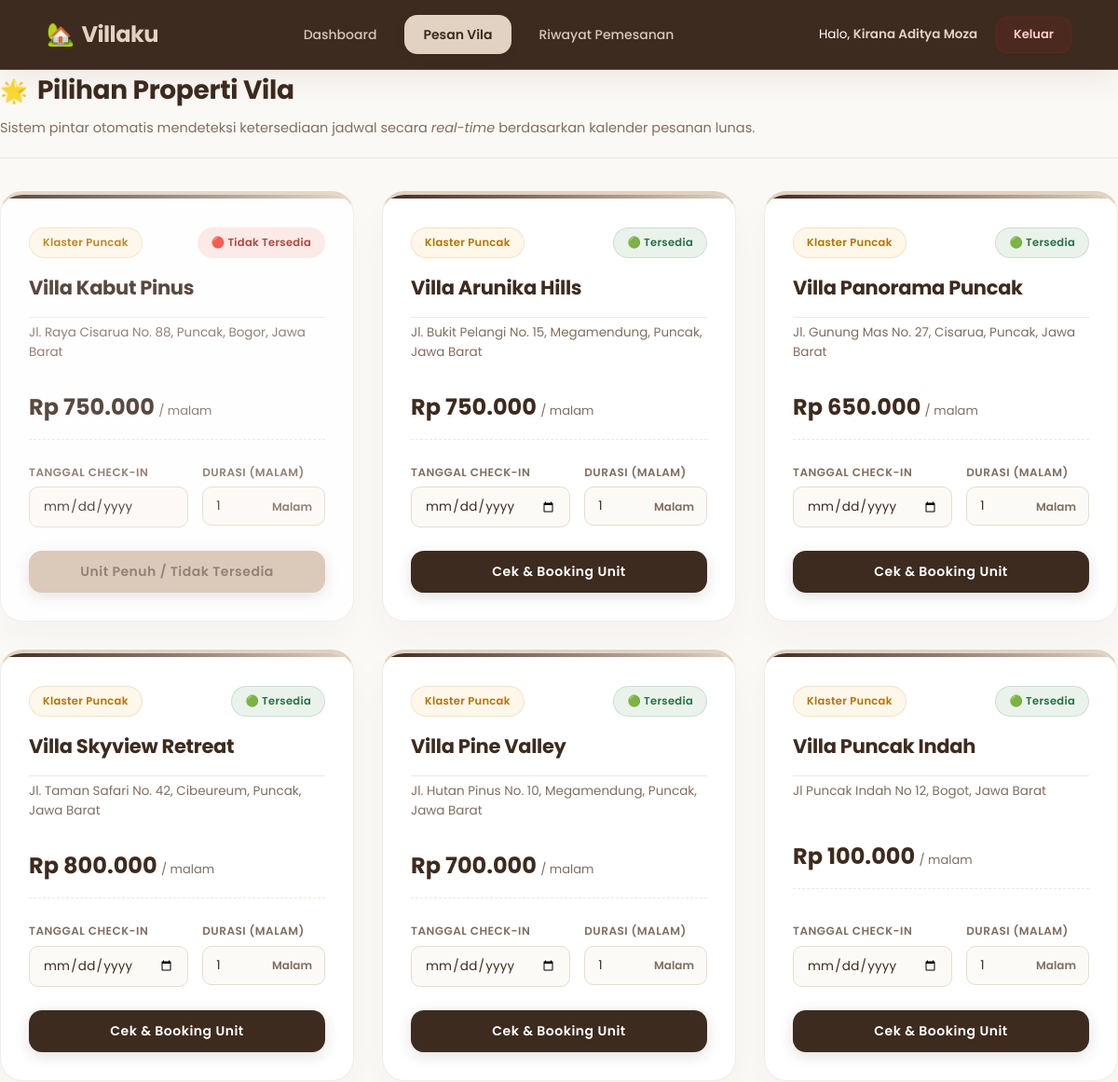
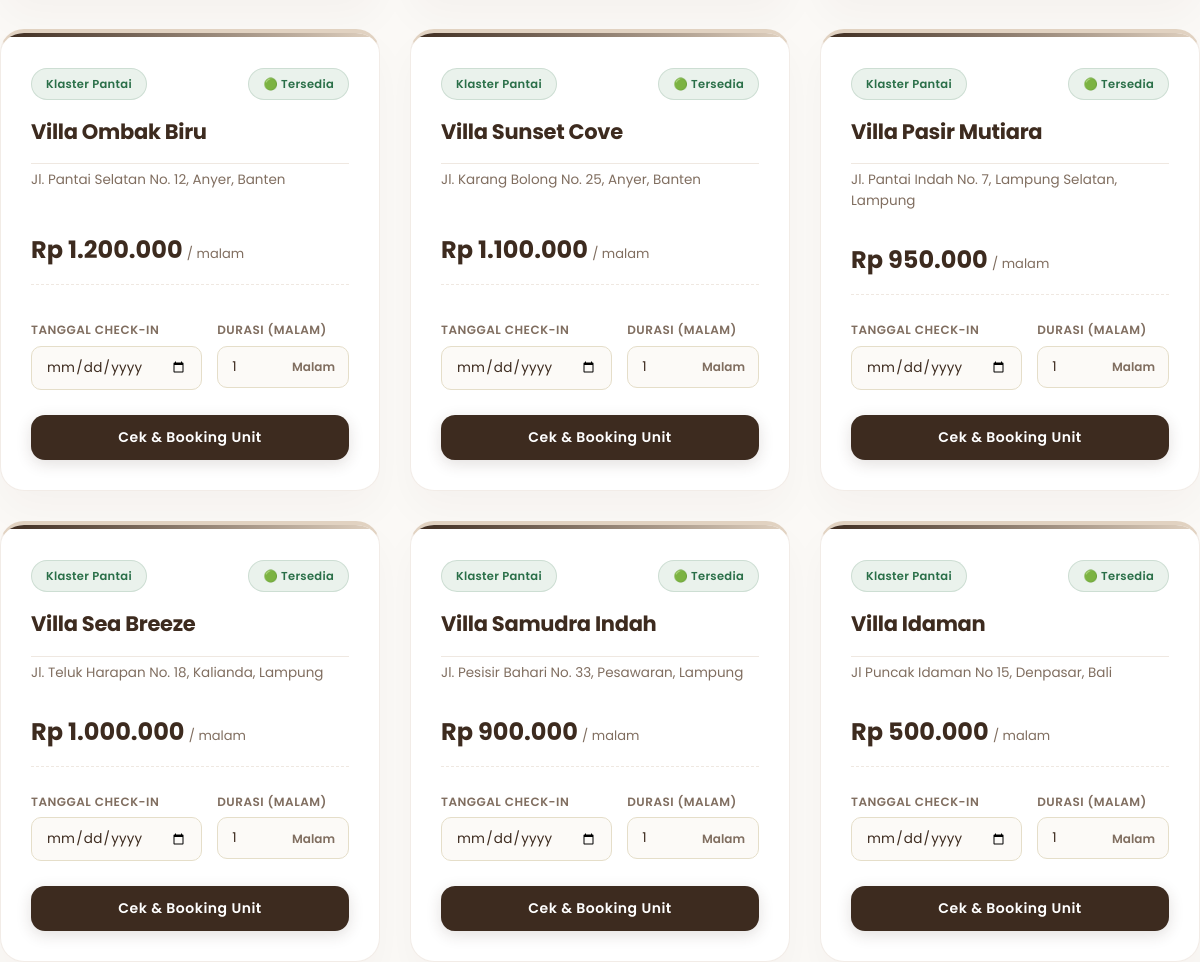
Page /customer_villa.php (signed in) on the committed database (2 pictures, top to bottom).
### tables this page shows
CREATE TABLE `vila` (
  `id_vila` varchar(5) NOT NULL,
  `nama_vila` varchar(100) NOT NULL,
  `alamat` text NOT NULL,
  `klaster` enum('Puncak','Pantai') NOT NULL,
  `harga_per_malam` decimal(10,2) NOT NULL,
  `status` enum('Tersedia','Tidak Tersedia') DEFAULT 'Tersedia',
  PRIMARY KEY (`id_vila`)
);

### customer_villa.php (the view, shortened to what this page needs)
<?php
require_once 'config.php';
$villas = $pdo->query("SELECT * FROM vila ORDER BY klaster ASC, id_vila ASC")->fetchAll();
?>
<!DOCTYPE html>
<html lang="id">
<head>
    <link rel="stylesheet" href="style.css">
</head>
<body class="customer-body">
    <?php include 'customer_navbar.php'; ?>
    <div class="luxury-container animate-fade-up">
        <div class="section-title-premium">
            <div class="title-heading-zone">
                <span class="title-icon">🌟</span>
                <h2>Pilihan Properti Vila</h2>
            </div>
            <p>Sistem pintar otomatis mendeteksi ketersediaan jadwal secara <i>real-time</i> berdasarkan kalender pesanan lunas.</p>
        </div>
        <div class="grid-luxury-catalog">
            <?php foreach ($villas as $v):
                $badge_class = (strtolower($v['klaster']) == 'pantai') ? 'badge-success' : 'badge-warning';
                $is_tersedia = (strtolower($v['status']) == 'tersedia');
            ?>
                <div class="card villa-booking-card" style="opacity: <?= $is_tersedia ? '1' : '0.85' ?>;">
                    <div class="card-accent-line"></div>
                    <div class="villa-booking-header">
                        <div style="display: flex; justify-content: space-between; align-items: center; width: 100%;">
                            <span class="badge <?= $badge_class ?>">Klaster <?= htmlspecialchars($v['klaster']); ?></span>
                            <?php if ($is_tersedia): ?>
                                <span class="badge badge-success" style="font-size: 11px; padding: 4px 10px;">🟢 Tersedia</span>
                            <?php else: ?>
                                <span class="badge badge-danger" style="font-size: 11px; padding: 4px 10px; background: #FCE8E6; color: #A6261D;">🔴 <?= htmlspecialchars($v['status']); ?></span>
                            <?php endif; ?>
                        </div>
                        <h3 class="villa-booking-title" style="margin-top: 15px;"><?= htmlspecialchars($v['nama_vila']); ?></h3>
                        <p class="villa-booking-address"><?= htmlspecialchars($v['alamat']); ?></p>
                    </div>
                    <div class="villa-booking-price-zone">
                        <span class="villa-price-amount">Rp <?= number_format($v['harga_per_malam'], 0, ',', '.'); ?></span>
                        <span class="villa-price-label">/ malam</span>
                    </div>
                    <form action="" method="POST" class="villa-booking-form">
                        <div class="form-grid-inputs">
                            <div class="form-group-inline">
                                <label>Tanggal Check-In</label>
                                <input type="date" name="tgl_checkin" min="<?= date('Y-m-d'); ?>" class="form-control-luxury" <?= $is_tersedia ? '' : 'disabled' ?> required>
                            </div>
                            <div class="form-group-inline">
                                <label>Durasi (Malam)</label>
                                <div class="input-duration-wrapper">
                                    <input type="number" name="durasi_malam" min="1" max="30" class="form-control-luxury input-number-luxury" value="1" <?= $is_tersedia ? '' : 'disabled' ?> required>
                                    <span class="input-suffix">Malam</span>
                                </div>
                            </div>
                        </div>
                        <?php if ($is_tersedia): ?>
                            <button type="submit" name="btn_booking" class="btn-booking-submit">Cek &amp; Booking Unit</button>
                        <?php else: ?>
                            <button type="button" class="btn-booking-submit" style="background: #D5C2AF; color: #806E60; cursor: not-allowed;" disabled>Unit Penuh / Tidak Tersedia</button>
                        <?php endif; ?>
                    </form>
                </div>
            <?php endforeach; ?>
        </div>
    </div>
</body>
</html>

### customer_navbar.php
<?php
$current_page = basename($_SERVER['PHP_SELF']);
?>
<div class="luxury-navbar">
    <div class="nav-brand-zone">
        <h2><span>🏡</span> Villaku</h2>
    </div>
    <div class="nav-links-zone">
        <a href="customer_dashboard.php" class="nav-item <?= $current_page == 'customer_dashboard.php' ? 'active' : ''; ?>">Dashboard</a>
        <a href="customer_villa.php" class="nav-item <?= $current_page == 'customer_villa.php' ? 'active' : ''; ?>">Pesan Vila</a>
        <a href="customer_riwayat.php" class="nav-item <?= $current_page == 'customer_riwayat.php' ? 'active' : ''; ?>">Riwayat Pemesanan</a>
    </div>
    <div class="nav-auth-zone">
        <span class="user-profile-greet">Halo, <b><?= htmlspecialchars($_SESSION['nama_user']); ?></b></span>
        <a href="logout.php" class="btn-logout-premium">Keluar</a>
    </div>
</div>

### rows in the picture
vila: klaster "Puncak", status "Tidak Tersedia", nama_vila "Villa Kabut Pinus", alamat "Jl. Raya Cisarua No. 88, Puncak, Bogor, Jawa Barat", harga_per_malam "750.000", durasi_malam "1", shows "Unit Penuh / Tidak Tersedia"
vila: klaster "Puncak", shows "🟢 Tersedia", nama_vila "Villa Arunika Hills", alamat "Jl. Bukit Pelangi No. 15, Megamendung, Puncak, Jawa Barat", harga_per_malam "750.000", durasi_malam "1", shows "Cek & Booking Unit"
vila: klaster "Puncak", shows "🟢 Tersedia", nama_vila "Villa Panorama Puncak", alamat "Jl. Gunung Mas No. 27, Cisarua, Puncak, Jawa Barat", harga_per_malam "650.000", durasi_malam "1", shows "Cek & Booking Unit"
vila: klaster "Puncak", shows "🟢 Tersedia", nama_vila "Villa Skyview Retreat", alamat "Jl. Taman Safari No. 42, Cibeureum, Puncak, Jawa Barat", harga_per_malam "800.000", durasi_malam "1", shows "Cek & Booking Unit"
vila: klaster "Puncak", shows "🟢 Tersedia", nama_vila "Villa Pine Valley", alamat "Jl. Hutan Pinus No. 10, Megamendung, Puncak, Jawa Barat", harga_per_malam "700.000", durasi_malam "1", shows "Cek & Booking Unit"
vila: klaster "Puncak", shows "🟢 Tersedia", nama_vila "Villa Puncak Indah", alamat "Jl Puncak Indah No 12, Bogot, Jawa Barat", harga_per_malam "100.000", durasi_malam "1", shows "Cek & Booking Unit"
vila: klaster "Pantai", shows "🟢 Tersedia", nama_vila "Villa Ombak Biru", alamat "Jl. Pantai Selatan No. 12, Anyer, Banten", harga_per_malam "1.200.000", durasi_malam "1", shows "Cek & Booking Unit"
vila: klaster "Pantai", shows "🟢 Tersedia", nama_vila "Villa Sunset Cove", alamat "Jl. Karang Bolong No. 25, Anyer, Banten", harga_per_malam "1.100.000", durasi_malam "1", shows "Cek & Booking Unit"
vila: klaster "Pantai", shows "🟢 Tersedia", nama_vila "Villa Pasir Mutiara", alamat "Jl. Pantai Indah No. 7, Lampung Selatan, Lampung", harga_per_malam "950.000", durasi_malam "1", shows "Cek & Booking Unit"
vila: klaster "Pantai", shows "🟢 Tersedia", nama_vila "Villa Sea Breeze", alamat "Jl. Teluk Harapan No. 18, Kalianda, Lampung", harga_per_malam "1.000.000", durasi_malam "1", shows "Cek & Booking Unit"
vila: klaster "Pantai", shows "🟢 Tersedia", nama_vila "Villa Samudra Indah", alamat "Jl. Pesisir Bahari No. 33, Pesawaran, Lampung", harga_per_malam "900.000", durasi_malam "1", shows "Cek & Booking Unit"
vila: klaster "Pantai", shows "🟢 Tersedia", nama_vila "Villa Idaman", alamat "Jl Puncak Idaman No 15, Denpasar, Bali", harga_per_malam "500.000", durasi_malam "1", shows "Cek & Booking Unit"

### other values in the picture
$_SESSION['nama_user'] "Kirana Aditya Moza"
